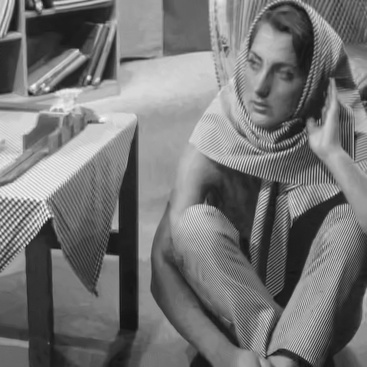
%> input picture inputs/Assignment_4.jpg, 367 x 367 px, shrunk from 512 x 512 before the run
$ octave main.m   (GNU Octave 9; MATLAB toolbox functions it lacks are replaced by stand-ins)
%> lines starting %> are read from the running program, lines starting %| are printed output that depends on the picture
### question_2_ab.m
%====================================================================
% > @brief Computes the frequency response of an input image
% >
% >
% > @author Bilgin Aksoy
% >
% > @param f : Input image
% >
% > @retval G : The frequency response of input.
% > @retval MagL : Magnitude Response.
% > @retval Phase : Phase Response.
% >
% > @example
% >[G,MagL,Phase]=question_2_ab(f);
% >
%====================================================================
function [G,MagL,Phase]=question_2_ab(f)
[x,y]=size(f) ;
for x_i=1:x
    for y_i=1:y
        g(x_i,y_i)=f(x_i,y_i)*(-1)^(x_i+y_i);
    end
end
figure;
subplot(2,2,1),imshow(f),title('Original');
subplot(2,2,2),imshow(g),title('Multiplied');
G = fft2(g);
Mag=abs(G);
Phase=angle(G);
MagL=log(Mag+1);
MagL = mat2gray(MagL);
subplot(2,2,3),imshow(MagL,[]),title('Magnitude');
subplot(2,2,4),imshow(Phase,[]),title('Phase');
end

### question2_c.m
%====================================================================
% > @brief Computes the conjugate of given frequency response.
% >
% >
% > @author Bilgin Aksoy
% >
% > @param G : Input Frequency Response.
% > @param Mag : Input Magnitude Response.
% > @param Phase : Input Phase Response.
% >
% > @retval GC : Conjugate of given frequency response.
% >
% > @example
% >GC=question2_c(G,Mag,Phase);
% >
%====================================================================
function GC=question2_c(G,Mag,Phase)
GC=conj(G);
MagC=abs(GC);
PhaseC=angle(GC);
MagCL=log(MagC+1);
MagCL = mat2gray(MagCL);
figure;
subplot(2,2,1),imshow(Mag,[]),title('Magnitude of FFT');
subplot(2,2,2),imshow(MagCL,[]),title('Magnitude of Conjugate of FFT');
subplot(2,2,3),imshow(Phase,[]),title('Phase of FFT');
subplot(2,2,4),imshow(PhaseC,[]),title('Phase of Conjugate of FFT');
end

### question_2_d.m
%====================================================================
% > @brief Computes the spatial response.
% >
% >
% > @author Bilgin Aksoy
% >
% > @param GC : Input frequency response
% >
% > @retval gc : Spatial response.
% >
% > @example
% >g2=question_2_d(GC);
% >
%====================================================================

function [gc]=question_2_d(GC)
gc=ifft2(GC);
figure;
subplot(1,1,1),imshow(mat2gray(gc));
end

### question_2_e.m
%====================================================================
% > @brief Multiply input image by (-1)^(x+y)
% >
% >
% > @author Bilgin Aksoy
% >
% > @param g2 : Input image
% >
% > @retval g2 : Output image
% >
% > @example
% > g2=question_2_e(g2);
% >
%====================================================================


function g2= question_2_e(g2)
[x,y]=size(g2);

for x_i=1:x
    for y_i=1:y
        g2(x_i,y_i)=g2(x_i,y_i)*(-1)^(x_i+y_i);
    end
end
figure;
imshow(mat2gray(g2));
end

### question_3_a.m
%====================================================================
% > @brief Filters in frequency domain with Gaussian Low Pass Filter.
% >
% >
% > @author Bilgin Aksoy
% >
% > @param img_orj : Input image
% > @param sig_x : Standart deviation of x direction
% > @param sig_y : Standart deviation of y direction
% >
% > @example
% > question_3_a(imread('./inputs/Assignment_4.jpg'),4,8);
% >
%====================================================================
function question_3_a(img_orj,sig_x,sig_y)
[r,c]=size(img_orj);
for i=1:r
    for j=1:c
     d(i,j)=  sqrt( (i-(r/2))^2/sig_x + (j-(c/2))^2/sig_y);
    end
end
for i=1:r
    for j=1:c
      H(i,j)= exp ( -( (d(i,j)^2)/2 ) );
    end
end

Hpadded=zeros(2*size(img_orj));
for i=1:r
    for j=1:c
        Hpadded(i+r/2,j+c/2)=H(i,j);
    end
end

figure;
subplot(2,2,1),imshow(Hpadded),title('Padded Filter');
fpadded=zeros(2*size(img_orj));
for i=1:r
    for j=1:c
        fpadded(i,j)=img_orj(i,j);
    end
end
subplot(2,2,2),imshow(mat2gray(fpadded)),title('Padded Image');
F=fft2(fpadded);
F=abs(F);
F=fftshift(F);
G=Hpadded.*F;
subplot(2,2,3),imshow(double(G)),title('Response in Frequency Domain');
g= real(ifft2(G));
g=g(1:r,1:c);
subplot(2,2,4),imshow(mat2gray(double(g))),title('Response in Spatial Domain');
end

### question_1.m
%====================================================================
% > @brief Plots a sin function.
% >
% >
% > @author Bilgin Aksoy
% >
% > @param n : n
% >
% > @example
% >question_1(10);
% >
%====================================================================
function question_1(n)
figure;
t = -2*pi:0.1:2*pi;
y = 5+2*sin((6/5*pi*n*t)+(pi/6));
subplot(2,3,1),plot(t, y),title('Continous Function');
z = fft(y);
subplot(2,3,2),plot(t,abs(z)),title('Magnitude');
subplot(2,3,3),plot(t,angle(z)),title('Phase');
NyquistRate=2*(6/5*pi*n)/(2*pi);
Fs = 2*NyquistRate;
t = 0:1/Fs:1-1/Fs;
f = 5+2*sin(6/5*pi*n*t+pi/6);
subplot(2,3,4),plot(t,f,'g'),title('Sampled Function with double by Nyquist Rate');
Fs = NyquistRate/2;
t = 0:1/Fs:1-1/Fs;
f = 5+2*sin(6/5*pi*n*t+pi/6);
subplot(2,3,5),plot(t,f,'g'),title('Sampled Function with half of Nyquist Rate');

end

### main.m
%begin question_1()
question_1(10);
%> figure, not shown here; panel 1: curve peaks at x = 2.02, y = 6.83; panel 2: curve peaks at x = -6.28, y = 631.3; panel 3: curve peaks at x = 0.0168, y = 3.14; panel 4: curve peaks at x = 0.542, y = 6.73

%begin question_2_ab()
f=imread('./inputs/Assignment_4.jpg');
%> f is the input picture: size 367x367 uint8; min 15, max 255, mean 117.4
[G,MagL,Phase]=question_2_ab(f);
%> after the loop in question_2_ab, `for x_i=1:x`:
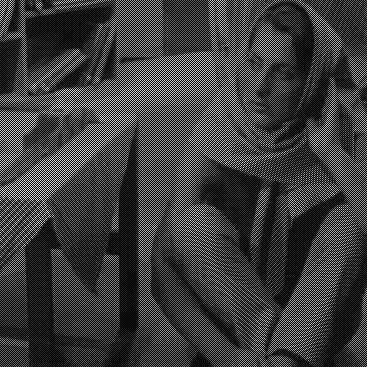
%> g: size 367x367 uint8; min 0, max 251, mean 58.7
%> in question_2_ab, `Phase=angle(G);`:
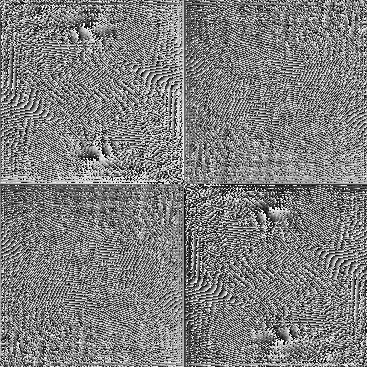
%> Phase: size 367x367 double; min -3.14, max 3.14, mean -2.07e-17; drawn with min black and max white
%> in question_2_ab, `MagL=log(Mag+1);`:
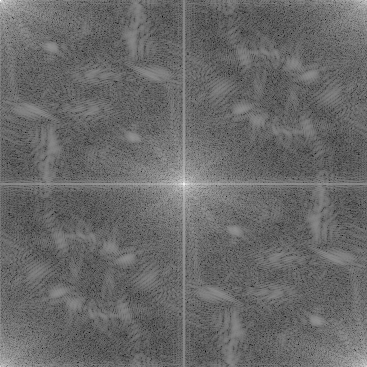
%> MagL: size 367x367 double; min 2.36, max 15.88, mean 7.96; drawn with min black and max white

%begin question2_c()
GC=question2_c(G,MagL,Phase);
%> in question2_c, `PhaseC=angle(GC);`:
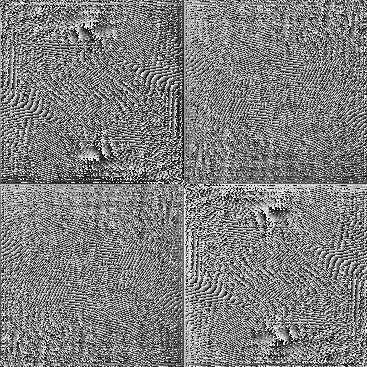
%> PhaseC: size 367x367 double; min -3.14, max 3.14, mean 2.07e-17; drawn with min black and max white

%begin question_2_d()
g2=question_2_d(GC);
%> in question_2_d, `gc=ifft2(GC);`:
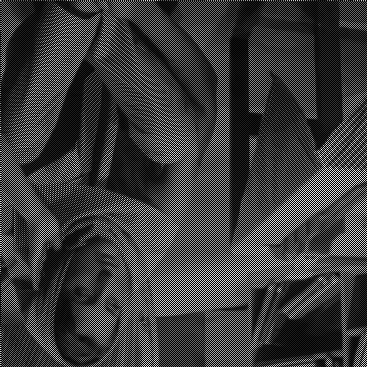
%> gc: size 367x367 double; min -2.52e-13, max 251, mean 58.7; drawn with min black and max white

%begin question_2_e()
g2=question_2_e(g2);
%> after the loop in question_2_e, `for x_i=1:x`:
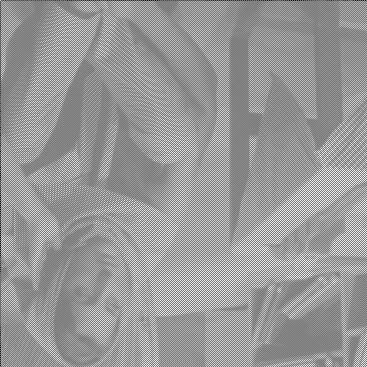
%> g2: size 367x367 double; min -231, max 251, mean 58; drawn with min black and max white

%begin question_3_a()
question_3_a(imread('./inputs/Assignment_4.jpg'),4,8);
%> after the loop in question_3_a, `for i=1:r`:
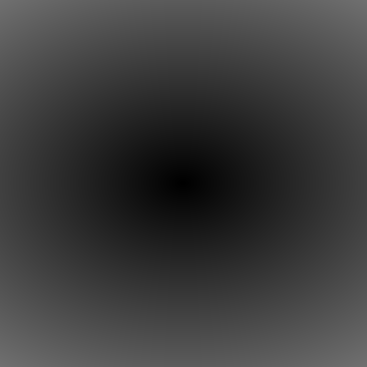
%> d: size 367x367 double; min 0.306, max 112.4, mean 60.5
%> the run ends on the next line
